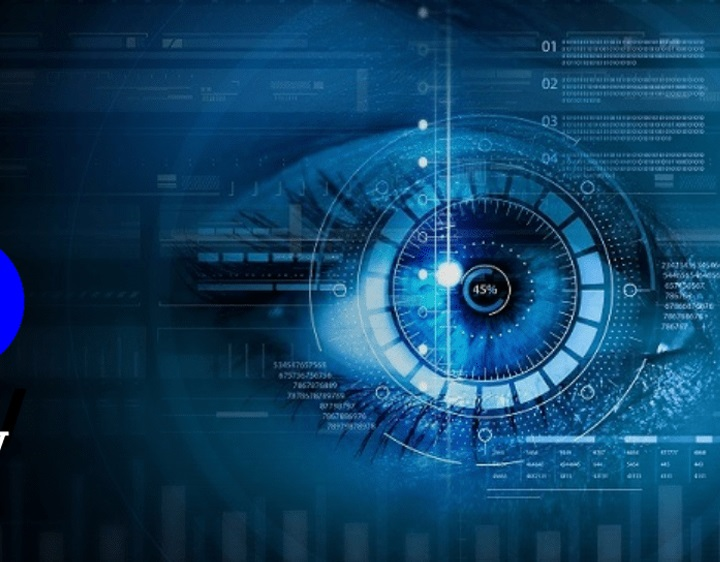
#> input picture AI_img.png, 720 x 562 px
$ python 6.py
#> lines starting #> are read from the running program, lines starting #| are printed output that depends on the picture
import numpy as np
import cv2
img = cv2.imread('AI_img.png',1)
#> img is the input picture: shape (562, 720, 3); mean B, G, R 97.7, 63.2, 14.1
cv2.line(img,(20,400),(400,20),(255,255,255),3)
cv2.rectangle(img,(200,100),(400,400),(0,255,0),5)
cv2.circle(img,(80,80), 55, (255,255,0), -1)
cv2.ellipse(img, (300,425), (80, 20), 5, 0, 360, (0,0,255), -1)
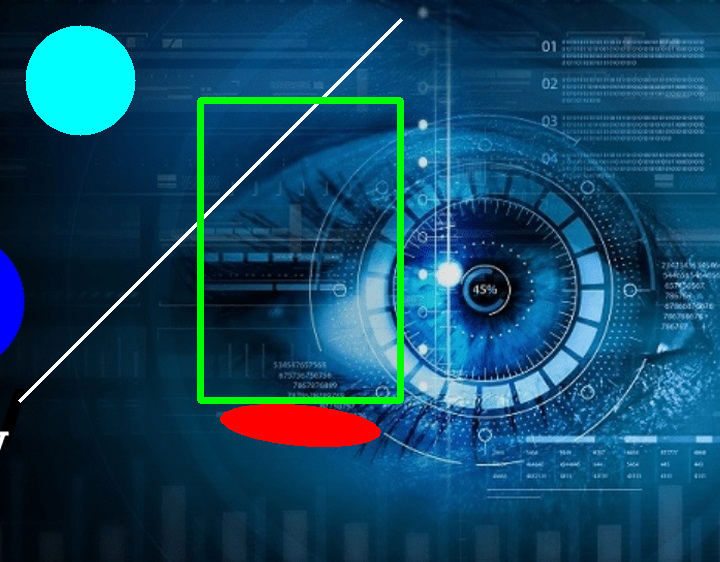
#> img: shape (562, 720, 3); mean B, G, R 99.8, 71.7, 18
cv2.imshow('image',img)
cv2.waitKey(0)
cv2.destroyAllWindows()
